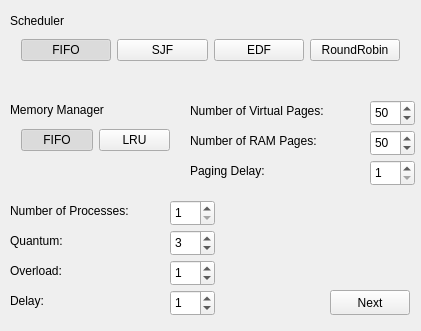
<?xml version="1.0" encoding="UTF-8"?>
<ui version="4.0">
 <class>SimulatorGUI</class>
 <widget class="QMainWindow" name="SimulatorGUI">
  <property name="geometry">
   <rect>
    <x>0</x>
    <y>0</y>
    <width>421</width>
    <height>331</height>
   </rect>
  </property>
  <property name="windowTitle">
   <string>OS Simulator</string>
  </property>
  <widget class="QWidget" name="centralWidget">
   <widget class="QPushButton" name="btn_next">
    <property name="geometry">
     <rect>
      <x>330</x>
      <y>290</y>
      <width>80</width>
      <height>25</height>
     </rect>
    </property>
    <property name="text">
     <string>Next</string>
    </property>
   </widget>
   <widget class="QLabel" name="lbl_number_of_processes">
    <property name="geometry">
     <rect>
      <x>10</x>
      <y>200</y>
      <width>151</width>
      <height>21</height>
     </rect>
    </property>
    <property name="text">
     <string>Number of Processes:</string>
    </property>
   </widget>
   <widget class="QLabel" name="lbl_delay">
    <property name="geometry">
     <rect>
      <x>10</x>
      <y>290</y>
      <width>41</width>
      <height>21</height>
     </rect>
    </property>
    <property name="text">
     <string>Delay:</string>
    </property>
   </widget>
   <widget class="QLabel" name="lbl_number_of_virtual_pages">
    <property name="geometry">
     <rect>
      <x>190</x>
      <y>100</y>
      <width>171</width>
      <height>21</height>
     </rect>
    </property>
    <property name="text">
     <string>Number of Virtual Pages:</string>
    </property>
   </widget>
   <widget class="QLabel" name="lbl_paging_delay">
    <property name="geometry">
     <rect>
      <x>190</x>
      <y>160</y>
      <width>91</width>
      <height>21</height>
     </rect>
    </property>
    <property name="text">
     <string>Paging Delay:</string>
    </property>
   </widget>
   <widget class="QLabel" name="lbl_number_of_ram_pages">
    <property name="geometry">
     <rect>
      <x>190</x>
      <y>130</y>
      <width>161</width>
      <height>21</height>
     </rect>
    </property>
    <property name="text">
     <string>Number of RAM Pages:</string>
    </property>
   </widget>
   <widget class="QLabel" name="lbl_scheduler">
    <property name="geometry">
     <rect>
      <x>10</x>
      <y>10</y>
      <width>71</width>
      <height>21</height>
     </rect>
    </property>
    <property name="text">
     <string>Scheduler</string>
    </property>
   </widget>
   <widget class="QLabel" name="lbl_memory_manager">
    <property name="geometry">
     <rect>
      <x>10</x>
      <y>100</y>
      <width>121</width>
      <height>20</height>
     </rect>
    </property>
    <property name="text">
     <string>Memory Manager</string>
    </property>
   </widget>
   <widget class="QSpinBox" name="pagingDelay">
    <property name="geometry">
     <rect>
      <x>370</x>
      <y>160</y>
      <width>45</width>
      <height>26</height>
     </rect>
    </property>
    <property name="minimum">
     <number>1</number>
    </property>
    <property name="maximum">
     <number>50</number>
    </property>
   </widget>
   <widget class="QSpinBox" name="nRAMPages">
    <property name="geometry">
     <rect>
      <x>370</x>
      <y>130</y>
      <width>45</width>
      <height>26</height>
     </rect>
    </property>
    <property name="minimum">
     <number>10</number>
    </property>
    <property name="maximum">
     <number>100</number>
    </property>
    <property name="value">
     <number>50</number>
    </property>
   </widget>
   <widget class="QSpinBox" name="nVirtualPages">
    <property name="geometry">
     <rect>
      <x>370</x>
      <y>100</y>
      <width>45</width>
      <height>26</height>
     </rect>
    </property>
    <property name="minimum">
     <number>10</number>
    </property>
    <property name="maximum">
     <number>100</number>
    </property>
    <property name="value">
     <number>50</number>
    </property>
   </widget>
   <widget class="QSpinBox" name="nProcesses">
    <property name="geometry">
     <rect>
      <x>170</x>
      <y>200</y>
      <width>45</width>
      <height>26</height>
     </rect>
    </property>
    <property name="minimumSize">
     <size>
      <width>45</width>
      <height>0</height>
     </size>
    </property>
    <property name="minimum">
     <number>1</number>
    </property>
    <property name="maximum">
     <number>20</number>
    </property>
    <property name="value">
     <number>1</number>
    </property>
   </widget>
   <widget class="QSpinBox" name="delay">
    <property name="geometry">
     <rect>
      <x>170</x>
      <y>290</y>
      <width>45</width>
      <height>26</height>
     </rect>
    </property>
    <property name="maximum">
     <number>100</number>
    </property>
    <property name="value">
     <number>1</number>
    </property>
   </widget>
   <widget class="QWidget" name="horizontalLayoutWidget">
    <property name="geometry">
     <rect>
      <x>10</x>
      <y>10</y>
      <width>401</width>
      <height>80</height>
     </rect>
    </property>
    <layout class="QHBoxLayout" name="scheduler">
     <item>
      <widget class="QPushButton" name="FIFO_S">
       <property name="text">
        <string>FIFO</string>
       </property>
       <property name="checkable">
        <bool>true</bool>
       </property>
       <property name="checked">
        <bool>true</bool>
       </property>
       <property name="autoExclusive">
        <bool>true</bool>
       </property>
      </widget>
     </item>
     <item>
      <widget class="QPushButton" name="SJF">
       <property name="text">
        <string>SJF</string>
       </property>
       <property name="checkable">
        <bool>true</bool>
       </property>
       <property name="autoExclusive">
        <bool>true</bool>
       </property>
      </widget>
     </item>
     <item>
      <widget class="QPushButton" name="EDF">
       <property name="text">
        <string>EDF</string>
       </property>
       <property name="checkable">
        <bool>true</bool>
       </property>
       <property name="autoExclusive">
        <bool>true</bool>
       </property>
      </widget>
     </item>
     <item>
      <widget class="QPushButton" name="RoundRobin">
       <property name="text">
        <string>RoundRobin</string>
       </property>
       <property name="checkable">
        <bool>true</bool>
       </property>
       <property name="autoExclusive">
        <bool>true</bool>
       </property>
      </widget>
     </item>
    </layout>
   </widget>
   <widget class="QWidget" name="horizontalLayoutWidget_2">
    <property name="geometry">
     <rect>
      <x>10</x>
      <y>100</y>
      <width>171</width>
      <height>80</height>
     </rect>
    </property>
    <layout class="QHBoxLayout" name="memory_manager">
     <item>
      <widget class="QPushButton" name="FIFO_MM">
       <property name="text">
        <string>FIFO</string>
       </property>
       <property name="checkable">
        <bool>true</bool>
       </property>
       <property name="checked">
        <bool>true</bool>
       </property>
       <property name="autoExclusive">
        <bool>true</bool>
       </property>
      </widget>
     </item>
     <item>
      <widget class="QPushButton" name="LRU">
       <property name="text">
        <string>LRU</string>
       </property>
       <property name="checkable">
        <bool>true</bool>
       </property>
       <property name="autoExclusive">
        <bool>true</bool>
       </property>
      </widget>
     </item>
    </layout>
   </widget>
   <widget class="QSpinBox" name="quantum">
    <property name="geometry">
     <rect>
      <x>170</x>
      <y>230</y>
      <width>45</width>
      <height>26</height>
     </rect>
    </property>
    <property name="value">
     <number>3</number>
    </property>
   </widget>
   <widget class="QSpinBox" name="overload">
    <property name="geometry">
     <rect>
      <x>170</x>
      <y>260</y>
      <width>45</width>
      <height>26</height>
     </rect>
    </property>
    <property name="value">
     <number>1</number>
    </property>
   </widget>
   <widget class="QLabel" name="lbl_quantum">
    <property name="geometry">
     <rect>
      <x>10</x>
      <y>230</y>
      <width>71</width>
      <height>21</height>
     </rect>
    </property>
    <property name="text">
     <string>Quantum:</string>
    </property>
   </widget>
   <widget class="QLabel" name="lbl_overload">
    <property name="geometry">
     <rect>
      <x>10</x>
      <y>260</y>
      <width>71</width>
      <height>21</height>
     </rect>
    </property>
    <property name="text">
     <string>Overload:</string>
    </property>
   </widget>
   <zorder>btn_next</zorder>
   <zorder>lbl_number_of_processes</zorder>
   <zorder>lbl_delay</zorder>
   <zorder>lbl_number_of_virtual_pages</zorder>
   <zorder>lbl_paging_delay</zorder>
   <zorder>lbl_number_of_ram_pages</zorder>
   <zorder>pagingDelay</zorder>
   <zorder>nRAMPages</zorder>
   <zorder>nVirtualPages</zorder>
   <zorder>nProcesses</zorder>
   <zorder>delay</zorder>
   <zorder>horizontalLayoutWidget</zorder>
   <zorder>horizontalLayoutWidget_2</zorder>
   <zorder>quantum</zorder>
   <zorder>overload</zorder>
   <zorder>lbl_quantum</zorder>
   <zorder>lbl_overload</zorder>
   <zorder>lbl_scheduler</zorder>
   <zorder>lbl_memory_manager</zorder>
  </widget>
 </widget>
 <layoutdefault spacing="6" margin="11"/>
 <resources/>
 <connections/>
</ui>
